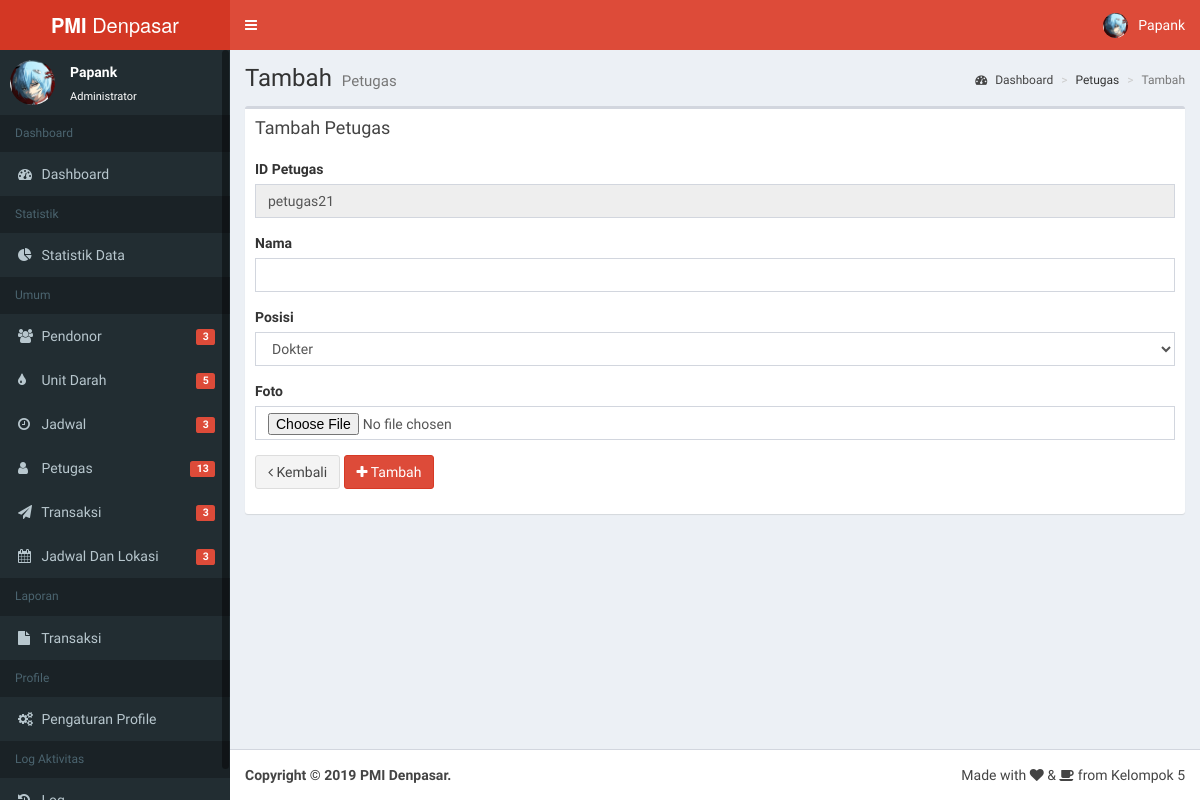
Page /admin/petugas/tambah (signed in) on the committed database.
### tables this page shows
CREATE TABLE `petugas` (
  `id_petugas` varchar(20) NOT NULL,
  `username` varchar(20) NOT NULL,
  `nama_petugas` varchar(50) NOT NULL,
  `posisi_petugas` varchar(20) NOT NULL,
  `foto_petugas` varchar(255) NOT NULL
);

### fungsi.php (called while the page is built, shortened)
<?php
$url = 'http://127.0.0.1/pmi/';
function base_url()
{
    $url = 'http://127.0.0.1/pmi/';
    return $url;
}
function dapatkaninfo($username)
{
    $q = 'SELECT * FROM petugas WHERE username="' . $username . '" LIMIT 1';
    $p = mysqli_query($GLOBALS['conn'], $q) or die(mysqli_error);
    $n = mysqli_fetch_array($p);
    $id = $n['id_petugas'];
    $nama = $n['nama_petugas'];
    $posisi = $n['posisi_petugas'];
    $username = $n['username'];
    $foto = $n['foto_petugas'];
    $arrayinfo = array($nama, $posisi, $foto, $id, $username);
    return $arrayinfo;
}
function dapatkandata($nama_tabel)
{
    return mysqli_query($GLOBALS['conn'], 'SELECT * FROM ' . $nama_tabel . '');
}
function dapatkantotal($nama_tabel)
{
    $query = mysqli_query($GLOBALS['conn'], "SELECT COUNT(*) FROM $nama_tabel;");
    $result = mysqli_fetch_array($query);
    return $result[0];
}

### admin/index.php (the view, shortened to what this page needs)
<?php
	if(!isset($_SESSION['sesi']) || $_SESSION['sesi'] != 'admin'){
		header("location:../login");
	} else {
		include("../fungsi.php");
?>
<!DOCTYPE html>
<html>
<head>
  <link rel="stylesheet" href="<?php echo $url; ?>dist/css/bootstrap.css">
  <link rel="stylesheet" href="<?php echo $url; ?>dist/css/dataTables.bootstrap.min.css">
  <link rel="stylesheet" href="<?php echo $url; ?>dist/css/font-awesome.min.css">
  <link rel="stylesheet" href="<?php echo $url; ?>dist/css/AdminLTE.min.css">
  <link rel="stylesheet" href="<?php echo $url; ?>dist/css/skin.css">
  <link rel="stylesheet" href="https://cdnjs.cloudflare.com/ajax/libs/Chart.js/2.8.0/Chart.css">
  <link rel="stylesheet" href="<?php echo $url; ?>dist/css/dashboard.css">
  <link rel="stylesheet" href="<?php echo $url; ?>dist/css/datepicker.min.css">
  <link rel="stylesheet" href="<?php echo $url; ?>dist/css/sweetalert2.min.css">
  <link rel="stylesheet" href="<?php echo $url; ?>dist/css/responsive.dataTables.min.css">
  <link rel="stylesheet" href="https://cdn.jsdelivr.net/npm/leaflet-search@2.4.0/dist/leaflet-search.min.css">
  <link rel="stylesheet" href="https://unpkg.com/leaflet@1.4.0/dist/leaflet.css" />
  <link rel="stylesheet" href="https://unpkg.com/esri-leaflet-geocoder@2.2.13/dist/esri-leaflet-geocoder.css">
</head>
<body class="hold-transition skin-red fixed sidebar-mini">
<div class="wrapper">
  <header class="main-header">
    <a href="index.php" class="logo">
      <span class="logo-lg"><b>PMI</b> Denpasar</span>
    </a>
    <nav class="navbar navbar-static-top" role="navigation">
      <a href="#" class="sidebar-toggle" data-toggle="push-menu" role="button">
      </a>
      <div class="navbar-custom-menu">
        <ul class="nav navbar-nav">
          <li class="dropdown user user-menu">
            <a href="#" class="dropdown-toggle" data-toggle="dropdown">
              <img src="<?php echo $url; ?>img/<?php echo dapatkaninfo(username)[2]; ?>" class="user-image" alt="User Image">
              <span class="hidden-xs"><?php echo dapatkaninfo(username)[0]; ?></span>
            </a>
          </li>
        </ul>
      </div>
    </nav>
  </header>
  <aside class="main-sidebar">
    <section class="sidebar">
      <div class="user-panel">
        <div class="pull-left image">
          <img src="<?php echo $url; ?>img/<?php echo dapatkaninfo(username)[2]; ?>" class="img-circle" alt="User Image">
        </div>
        <div class="pull-left info">
          <p><?php echo dapatkaninfo(username)[0]; ?></p>
          <a href="#">Administrator</a>
        </div>
      </div>
      <ul class="sidebar-menu" data-widget="tree">
		<li class="header">Dashboard</li>
		<li><a href="<?php echo $url; ?>admin/"><i class="fa fa-dashboard"></i> <span>Dashboard</span></a></li>
		<li class="header">Statistik</li>
		<li><a href="<?php echo $url; ?>admin/statistikdata"><i class="fa fa-pie-chart"></i> <span>Statistik Data</span></a></li>
        <li class="header">Umum</li>
        <li><a href="<?php echo $url; ?>admin/pendonor"><i class="fa fa-users"></i> <span>Pendonor</span>
		<span class="pull-right-container">
              <span class="label label-danger pull-right"><?php echo dapatkantotal('pendonor'); ?></span>
            </span></a></li>
			<li><a href="<?php echo $url; ?>admin/unitdarah"><i class="fa fa-tint"></i> <span>Unit Darah</span>
		<span class="pull-right-container">
              <span class="label label-danger pull-right"><?php echo dapatkantotal('unit_darah'); ?></span>
            </span></a></li>
		<li><a href="<?php echo $url; ?>admin/jadwal"><i class="fa fa-clock-o"></i> <span>Jadwal</span>
		<span class="pull-right-container">
              <span class="label label-danger pull-right"><?php echo dapatkantotal('jadwal'); ?></span>
            </span></a></li>
		<li><a href="<?php echo $url; ?>admin/petugas"><i class="fa fa-user"></i> <span>Petugas</span><span class="pull-right-container">
              <span class="label label-danger pull-right"><?php echo dapatkantotal('petugas'); ?></span>
            </span></a></li>
		<li><a href="<?php echo $url; ?>admin/transaksi"><i class="fa fa-send"></i> <span>Transaksi</span><span class="pull-right-container">
              <span class="label label-danger pull-right"><?php echo dapatkantotal('transaksi'); ?></span>
            </span></a></li>
					<li><a href="<?php echo $url; ?>admin/jadwallokasi"><i class="fa fa-calendar"></i> <span>Jadwal Dan Lokasi</span><span class="pull-right-container">
              <span class="label label-danger pull-right"><?php echo dapatkantotal('jadwaldanlokasi'); ?></span>
            </span></a></li>
            <li class="header">Laporan</li>
		<li><a href="<?php echo $url; ?>admin/laptransaksi"><i class="fa fa-file"></i> <span>Transaksi</span></a></li>
		<li class="header">Profile</li>
		<li><a href="<?php echo $url; ?>admin/profile"><i class="fa fa-gears"></i> <span>Pengaturan Profile</span></a></li>
    <li class="header">Log Aktivitas</li>
		<li><a href="<?php echo $url; ?>admin/logaktivitas"><i class="fa fa-history"></i> <span>Log</span></a></li>
      </ul>
    </section>
  </aside>
  <div class="content-wrapper">
	<?php
	if(isset($_GET["halaman"])){
		if($_GET["halaman"] == "pendonor"){
			include('../kontent/pendonor.php');
		}else if($_GET["halaman"] == "transaksi"){
			include('../kontent/transaksi.php');
		}else if($_GET["halaman"] == "profile"){
			include('../kontent/pengaturan_profile.php');
		}else if($_GET["halaman"] == "jadwal"){
			include('../kontent/jadwal.php');
		}else if($_GET["halaman"] == "unitdarah"){
			include('../kontent/unitdarah.php');
		}else if($_GET["halaman"] == "petugas"){
			include('../kontent/petugas.php');
		}else if($_GET["halaman"] == "jadwallokasi"){
			include('../kontent/jadwallokasi.php');
		}else if($_GET["halaman"] == "statistikdata"){
			include('../kontent/statistikdata.php');
		}else if($_GET["halaman"] == "laptransaksi"){
			include('../kontent/report_transaksi.php');
		}else if($_GET["halaman"] == "logaktivitas"){
			include('../kontent/logaktivitas.php');
		}else{
			include('../kontent/404.php');
		}
	}elseif(isset($_GET[!"halaman"])){
			include('../kontent/404.php');
	}else{
			include('../kontent/statistikdashboard.php');
	}
	?>
  </div>
  <footer class="main-footer">
    <div class="pull-right hidden-xs">
      Made with <p class="fa fa-heart"></p> & <p class="fa fa-coffee"></p> from Kelompok 5
    </div>
    <strong>Copyright &copy; 2019 PMI Denpasar.</strong>
  </footer>
</body>
</html>
	<?php } ?>

### kontent/petugas_tambah.php (shortened to what this page needs)
<?php
$q_kode = dapatkandata('petugas');
$kode_baru = '';
$angka_baru = 0;
$kata = 'petugas';
if (mysqli_num_rows($q_kode)!=0)
	{
		while($r_kode=mysqli_fetch_array($q_kode)){
			$kode = $r_kode['id_petugas'];
			$angka_kode = str_replace($kata,'',$kode);
			if ($angka_baru<$angka_kode){
			$angka_baru = $angka_kode;
			$angka = $angka_baru+1;
			$kode_baru = $kata.''.$angka;
			}
		}
		}
	else
	{
		$kode_baru = $kata.'1';
	}
?>
<section class="content-header">
<h1>
Tambah
<small>Petugas</small>
</h1>
<ol class="breadcrumb">
<li><a href="index.php"><i class="fa fa-dashboard"></i> Dashboard</a></li>
<li>Petugas</li>
<li class="active">Tambah</li>
</ol>
</section>
<section class="content">
<div class="box">
	<div class="box-header">
	<h3 class="box-title">Tambah Petugas</h3>
	</div>
<form method="post" enctype="multipart/form-data">
	<div class="box-body">
		  <div class="form-group">
			<label for="id_petugas" class="control-label">ID Petugas</label>
			<div>
			  <input type="text" class="form-control" disabled="disabled" value="<?php echo $kode_baru; ?>" id="id_petugas">
			</div>
		  </div>
		  <div class="form-group">
			<label for="nama_lengkap" class="control-label">Nama</label>
			<div>
			  <input type="text" class="form-control" id="nama_lengkap" name="nama_lengkap" required>
			</div>
		  </div>
		  <div class="form-group">
			<label for="posisi_petugas" class="control-label">Posisi</label>
			<div>
			  <select class="form-control" id="posisi_petugas" name="posisi_petugas" onchange="petugas_level()" required>
				<option value="Dokter">Dokter</option>
            </select>
			</div>
		  </div>
		  <div class="form-group">
			<label for="foto_petugas" class="control-label">Foto</label>
			<div>
			  <input type="file" class="form-control" id="foto_petugas" name="foto_petugas">
			</div>
		  </div>
		  <div class="form-group">
			<div>
			 <a href="<?php echo base_url(); ?>admin/petugas/"><button type="button" class="btn btn-default"><i class="fa fa-angle-left"></i>  Kembali</button></a>
			  <button type="submit" name="submit" class="btn btn-danger"><i class="fa fa-plus"></i> Tambah</button>
			</div>
		  </div>
		  		  </div>
</form>
</div>
</section>

### rows in the picture
petugas: foto_petugas (picture)
petugas: id_petugas "petugas21"

### other values in the picture
dapatkaninfo(username)[0] "Papank"
dapatkantotal('pendonor') "3"
dapatkantotal('unit_darah') "5"
dapatkantotal('jadwal') "3"
dapatkantotal('petugas') "13"
dapatkantotal('transaksi') "3"
dapatkantotal('jadwaldanlokasi') "3"
